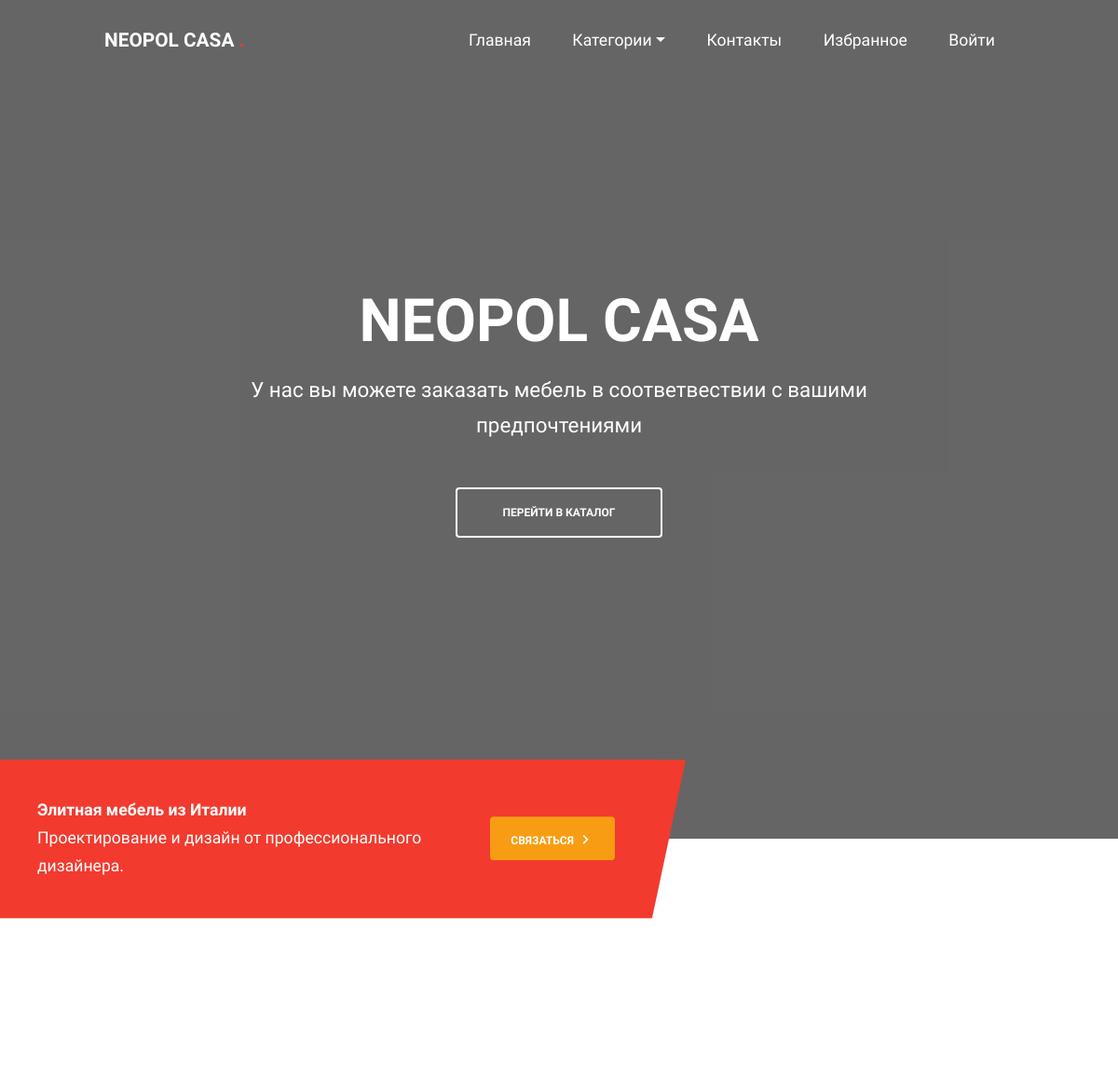
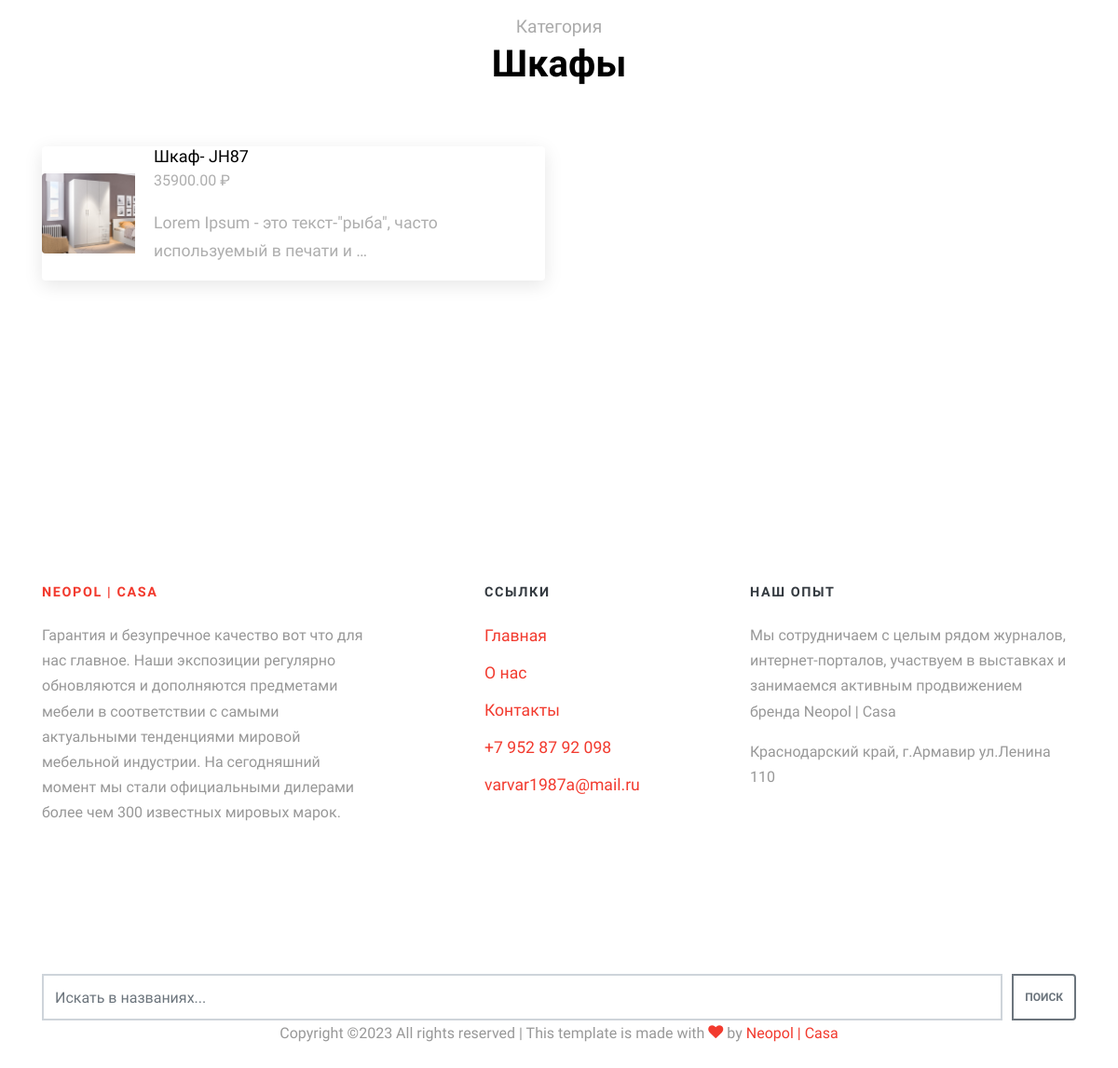
Screenshot of /category/shakfi/ with the database file from the repository (2 pictures, top to bottom).
### home/models.py (models this page shows, shortened)
class Product(models.Model):
    category = models.ForeignKey(Category, related_name='products', on_delete=models.CASCADE, verbose_name='Категория')
    name = models.CharField(max_length=255, verbose_name='название')
    slug = models.SlugField(max_length=100, unique=True, db_index=True, verbose_name='слаг')
    description = models.TextField(blank=True, null=True, verbose_name='описание')
    price = models.DecimalField(max_digits=8, decimal_places=2, verbose_name='цена')
    image = models.ImageField(upload_to='product/%Y/%m/%d/', blank=True, null=True, verbose_name='фото')
    thumbnail = models.ImageField(upload_to='uploads/', blank=True, null=True, verbose_name='миниатюра')
    date_added = models.DateTimeField(auto_now_add=True, verbose_name='дата добавления')
    set_products = models.CharField('Комплектация', max_length=100, default='Полная')
    class Meta:
        verbose_name = 'Продукт'
        verbose_name_plural = 'Продукты'
        ordering = ('-date_added',)
    def get_absolute_url(self):
        return reverse('product', kwargs={'product_slug': self.slug})

class Category(models.Model):
    name = models.CharField("Название", max_length=255)
    slug = models.SlugField(max_length=100, unique=True, db_index=True, verbose_name='слаг')
    class Meta:
        verbose_name = 'Категория'
        verbose_name_plural = 'Категории'
        ordering = ('name',)
    def __str__(self):
        return self.name
    def get_absolute_url(self):
        return reverse('category', kwargs={'category_slug': self.slug})

### home/views.py (the view)
# urls.py: path('category/<slug:category_slug>/', ShowCategory.as_view(), name='category'),
class ShowCategory(DataMixin, ListView):
    model = Product
    template_name = 'my_app/fitnes/category.html'
    context_object_name = 'products'
    def get_context_data(self, *, object_list=None, **kwargs):
        context = super().get_context_data(**kwargs)
        c_def = self.get_user_context(title='Категория | ' + str(context['products'][0].category))
        context = dict(list(context.items()) + list(c_def.items()))
        return context
    def get_queryset(self):
        return Product.objects.filter(category__slug=self.kwargs['category_slug'], )

### home/templatetags/home_tags.py (called while the page is built)
@register.inclusion_tag('my_app/list_categories.html')
def show_categories(sort=None):
    if not sort:
        cats = Category.objects.all()
    else:
        cats = Category.objects.order_by(sort)
    return {'cats': cats}

### home/utils.py (called while the page is built)
    def get_user_context(self, **kwargs):
        context = kwargs
        context['menu'] = menu
        return context

### my_app/context_processors.py (called while the page is built)
def active_nav(request):
    return {
        'active_nav': request.path
    }

### home/templates/my_app/fitnes/category.html (shortened to what this page needs)
{% extends 'my_app/base.html' %}
{% load static %}
{% block content %}
<div class="site-section" id="classes-section">
    <div class="container">
      <div class="row justify-content-center text-center mb-5">
        <div class="col-md-8  section-heading">
          <span class="subheading">Категория</span>
          <h2 class="heading mb-3">{% for p in products %} {{ p.category }}</h2>
        </div>
      </div>
      <div class="row">
        <div class="col-lg-6">
          <div class="class-item d-flex align-items-center">
            <a href="{{ p.get_absolute_url }}" class="class-item-thumbnail">
              <img src="{{ p.image.url }}" alt="Image">
            </a>
            <div class="class-item-text">
              <h2>{{ p.name }}</h2><span >{{p.price}} ₽</span>
                {% autoescape on %}
                <p>{{ p.description|linebreaks|truncatewords:10 }}</p>
                {% endautoescape %}
            </div>
          </div>
        </div>
         {% endfor %}
      </div>
    </div>
  </div>
{% endblock %}

### static/css/style.css (style rules this page uses)
html { overflow-x: hidden; }
body { line-height: 1.7; font-weight: 300; font-size: 1.1rem; color: #989898; }
a { -webkit-transition: .3s all ease; -o-transition: .3s all ease; transition: .3s all ease; }
h1, h2, h3, h4, h5, .h1, .h2, .h3, .h4, .h5 { font-family: "Muli", -apple-system, BlinkMacSystemFont, "Segoe UI", Roboto, "Helvetica Neue", Arial, sans-serif, "Apple Color Emoji", "Segoe UI Emoji", "Segoe UI Symbol", "Noto Color Emoji"; color: #000; }
.site-section { padding: 2.5em 0; }
@media (min-width: 768px) { .site-section { padding: 5em 0; } }
.section-heading .subheading { color: #ababab; font-size: 1.2rem; }
.section-heading .heading { color: #000; font-size: 2.5rem; font-weight: 900; }
.class-item { border-radius: 4px; -webkit-box-shadow: 0 5px 20px 0 rgba(0, 0, 0, 0.1); box-shadow: 0 5px 20px 0 rgba(0, 0, 0, 0.1); overflow: hidden; margin-bottom: 30px; position: relative; -webkit-transition: .3s all ease; -o-transition: .3s all ease; transition: .3s all ease; z-index: 1; }
.class-item .class-item-thumbnail { -webkit-box-flex: 0; -ms-flex: 0 0 120px; flex: 0 0 120px; }
.class-item .class-item-thumbnail img { max-width: 100px; border-radius: 4px; border-top-right-radius: 0px; border-bottom-right-radius: 0px; }
.class-item .class-item-text h2 { font-size: 18px; margin-bottom: 0px; }
.class-item .class-item-text p, .class-item .class-item-text span { color: #aeaeae; }
.class-item .class-item-text span { font-size: 16px; }

### rows the page displays
Product: category "Шкафы", image (picture), name "Шкаф- JH87", price "35900.00", description "Lorem Ipsum - это текст-\"рыба\", часто используемый в печати и …"
